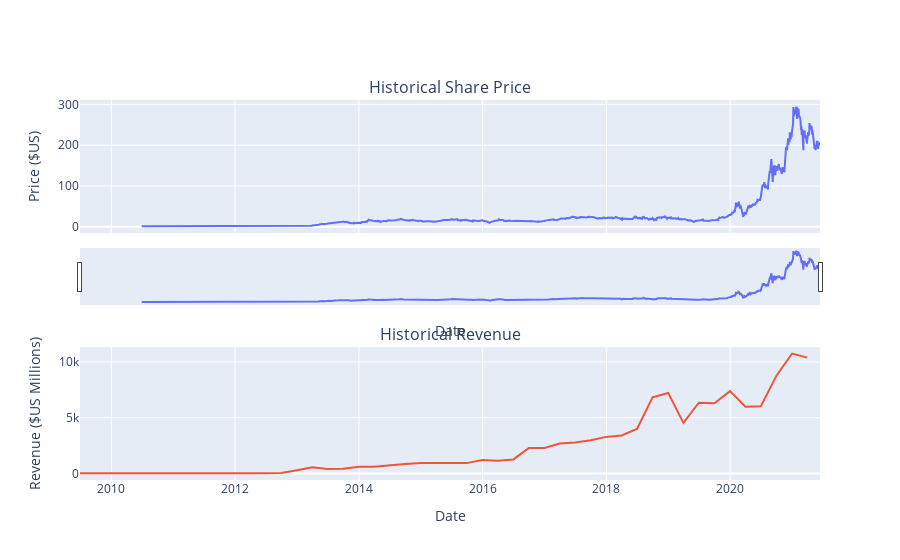

Notebook code for this chart:
### Markdown cell above
Use the `make_graph` function to graph the Tesla Stock Data, also provide a title for the graph. The structure to call the `make_graph` function is `make_graph(tesla_data, tesla_revenue, 'Tesla')`. Note the graph will only show data upto June 2021.

### Code cell
def make_graph(tesla_data, tesla_revenue, title="Tesla"):
    fig = make_subplots(rows=2, cols=1, shared_xaxes=True, subplot_titles=("Historical Share Price", "Historical Revenue"), vertical_spacing = .3)
    tesla_data_specific = tesla_data[tesla_data.Date <= '2021--06-14']
    tesla_revenue_specific = tesla_revenue[tesla_revenue.Date <= '2021-04-30']
    fig.add_trace(go.Scatter(x=pd.to_datetime(tesla_data_specific.Date, infer_datetime_format=True), y=tesla_data_specific.Close.astype("float"), name="Share Price"), row=1, col=1)
    fig.add_trace(go.Scatter(x=pd.to_datetime(tesla_revenue_specific.Date, infer_datetime_format=True), y=tesla_revenue_specific.Revenue.astype("float"), name="Revenue"), row=2, col=1)
    fig.update_xaxes(title_text="Date", row=1, col=1)
    fig.update_xaxes(title_text="Date", row=2, col=1)
    fig.update_yaxes(title_text="Price ($US)", row=1, col=1)
    fig.update_yaxes(title_text="Revenue ($US Millions)", row=2, col=1)
    fig.update_layout(showlegend=False,
    height=900,
    xaxis_rangeslider_visible=True)
    fig.show()
make_graph(tesla_data, tesla_revenue, "Tesla")

### Figure 1 — Plotly figure (JSON) as saved in the notebook; plotly's stock layout.template omitted (floating-point values rounded to 4 significant figures; data arrays with more than 128 entries replaced by an {"elided": "..."} marker saying what was removed)
{"data": [{"name": "Share Price", "type": "scatter", "x": {"elided": "2759 str values"}, "xaxis": "x", "y": {"elided": "2759 float values"}, "yaxis": "y"}, {"name": "Revenue", "type": "scatter", "x": ["2021-03-31T00:00:00", "2020-12-31T00:00:00", "2020-09-30T00:00:00", "2020-06-30T00:00:00", "2020-03-31T00:00:00", "2019-12-31T00:00:00", "2019-09-30T00:00:00", "2019-06-30T00:00:00", "2019-03-31T00:00:00", "2018-12-31T00:00:00", "2018-09-30T00:00:00", "2018-06-30T00:00:00", "2018-03-31T00:00:00", "2017-12-31T00:00:00", "2017-09-30T00:00:00", "2017-06-30T00:00:00", "2017-03-31T00:00:00", "2016-12-31T00:00:00", "2016-09-30T00:00:00", "2016-06-30T00:00:00", "2016-03-31T00:00:00", "2015-12-31T00:00:00", "2015-09-30T00:00:00", "2015-06-30T00:00:00", "2015-03-31T00:00:00", "2014-12-31T00:00:00", "2014-09-30T00:00:00", "2014-06-30T00:00:00", "2014-03-31T00:00:00", "2013-12-31T00:00:00", "2013-09-30T00:00:00", "2013-06-30T00:00:00", "2013-03-31T00:00:00", "2012-12-31T00:00:00", "2012-09-30T00:00:00", "2012-06-30T00:00:00", "2012-03-31T00:00:00", "2011-12-31T00:00:00", "2011-09-30T00:00:00", "2011-06-30T00:00:00", "2011-03-31T00:00:00", "2010-12-31T00:00:00", "2010-09-30T00:00:00", "2010-06-30T00:00:00", "2010-03-31T00:00:00", "2009-09-30T00:00:00", "2009-06-30T00:00:00"], "xaxis": "x2", "y": [10389, 10744, 8771, 6036, 5985, 7384, 6303, 6350, 4541, 7226, 6824, 4002, 3409, 3288, 2985, 2790, 2696, 2285, 2298, 1270, 1147, 1214, 937, 955, 940, 957, 852, 769, 621, 615, 431, 405, 562, 306, 50, 27, 30, 39, 58, 58, 49, 36, 31, 28, 21, 46, 27], "yaxis": "y2"}], "layout": {"annotations": [{"font": {"size": 16}, "showarrow": false, "text": "Historical Share Price", "x": 0.5, "xanchor": "center", "xref": "paper", "y": 1.0, "yanchor": "bottom", "yref": "paper"}, {"font": {"size": 16}, "showarrow": false, "text": "Historical Revenue", "x": 0.5, "xanchor": "center", "xref": "paper", "y": 0.35, "yanchor": "bottom", "yref": "paper"}], "autosize": true, "showlegend": false, "xaxis": {"anchor": "y", "autorange": true, "domain": [0, 1], "matches": "x2", "range": ["2009-06-30", "2021-06-14"], "rangeslider": {"autorange": true, "range": ["2009-06-30", "2021-06-14"], "visible": true, "yaxis": {"_template": null, "rangemode": "match"}}, "showticklabels": false, "title": {"text": "Date"}, "type": "date"}, "xaxis2": {"anchor": "y2", "autorange": true, "domain": [0, 1], "range": ["2009-06-30", "2021-06-14"], "title": {"text": "Date"}, "type": "date"}, "yaxis": {"anchor": "x", "autorange": true, "domain": [0.65, 1.0], "range": [-15.24, 310.7], "title": {"text": "Price ($US)"}, "type": "linear"}, "yaxis2": {"anchor": "x2", "autorange": true, "domain": [0, 0.35], "range": [-574.7, 11340.0], "title": {"text": "Revenue ($US Millions)"}, "type": "linear"}}}
